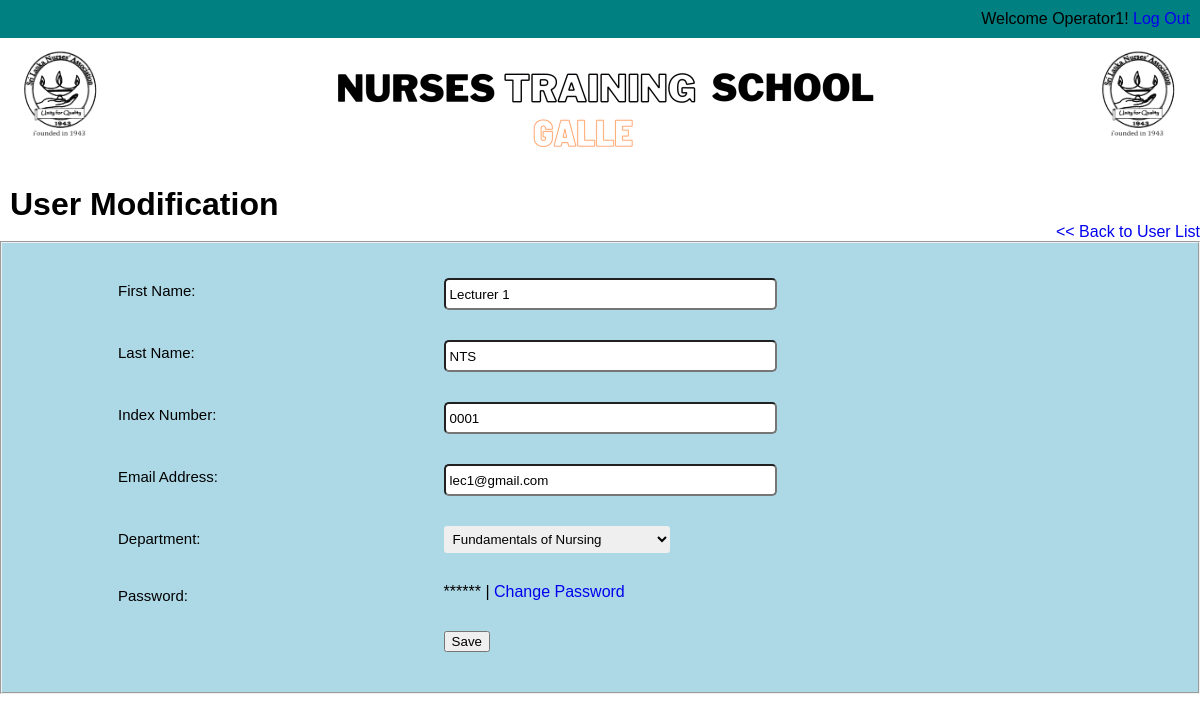
Page /modify-user.php?user_index=0001 (signed in) on the committed database.
### tables this page shows
CREATE TABLE `user` (
  `index_no` varchar(6) NOT NULL,
  `type` varchar(8) NOT NULL,
  `first_name` varchar(50) NOT NULL,
  `last_name` varchar(100) NOT NULL,
  `NIC` char(10) DEFAULT NULL,
  `batch` int(4) NOT NULL,
  `email` varchar(100) NOT NULL,
  `password` varchar(200) NOT NULL,
  `last_login` datetime NOT NULL,
  `is_deleted` tinyint(1) NOT NULL,
  `profile_picture_dir` varchar(255) NOT NULL
);

CREATE TABLE `department` (
  `department_code` int(10) NOT NULL,
  `department_name` varchar(50) NOT NULL
);

### Model/modify-userdb.php (called while the page is built, shortened)
<?php include_once('Controller/usercontroller.php'); ?>
<?php
	if (isset($_GET['user_index'])) {
		$user_index = mysqli_real_escape_string($connection, $_GET['user_index']);
		$query = "SELECT * FROM user WHERE index_no = '{$user_index}' LIMIT 1";
		$result_set = mysqli_query($connection, $query);
		if ($result_set) {
			if (mysqli_num_rows($result_set) == 1) {
				$result = mysqli_fetch_assoc($result_set);
				$first_name = $result['first_name'];
				$last_name = $result['last_name'];
				$index_no = $result['index_no'];
				$email = $result['email'];
				if (strlen($index_no) ==4) {
					$sql = "SELECT * FROM lecturers WHERE index_no = '{$index_no}' LIMIT 1";
					$rec = mysqli_query($connection, $sql);
					if (mysqli_num_rows($rec) == 1) {
						$new_rec = mysqli_fetch_assoc($rec);
						$dprtmnt = $new_rec['department'];
						$mysql ="SELECT * FROM department WHERE department_code = '{$dprtmnt}' LIMIT 1";
						$myrec = mysqli_query($connection, $mysql);
						$new_rec1 = mysqli_fetch_assoc($myrec);
						$department = $new_rec1['department_name'];
						$department = str_replace(" ", "_", $department);
					}
				}
		} else {
			header('Location: ../operator.php?err=query_failed');
		}
	}
}
 ?>

### Service/modify-user-service.php (called while the page is built, shortened)
<?php require_once('inc/dbconnection.php'); ?>
<?php require_once('Model/modify-userdb.php'); ?>

### modify-user.php (the view, shortened to what this page needs)
<?php include_once('Service/modify-user-service.php'); ?>
<!DOCTYPE html>
<html lang="en">
<head>
    <link rel="stylesheet" href="./style/style-header.css">
    <link rel="stylesheet" href="./css/modify-user.css">
</head>
<body>
    <header>
        <div class="logger">Welcome <?php echo $_SESSION['first_name']; ?>! <a href="logout.php">Log Out</a></div>
    </header>
    <div class="container">
        <div class="header">
            <?php include_once('header.php'); ?>
        </div>
    </div>
    <main>
        <h1>User Modification</h1>
        <div class="back"><span> <a href="operator.php">
                    << Back to User List</a> </span> </div>
        <fieldset>
            <form action="modify-user.php" method="post" class="userform">
                <p>
                    <label for="">First Name:</label>
                    <input type="text" name="first_name" <?php echo 'value="' . $first_name . '"'; ?>>
                </p>
                <p>
                    <label for="">Last Name:</label>
                    <input type="text" name="last_name" <?php echo 'value="' . $last_name . '"'; ?>>
                </p>
                <p>
                    <label for="">Index Number:</label>
                    <input type="text" name="index_no" <?php echo 'value="' . $index_no . '"'; ?>>
                </p>
                <p>
                    <label for="">Email Address:</label>
                    <input type="text" name="email" <?php echo 'value="' . $email . '"'; ?>>
                </p>
                <p <?php if (strlen($index_no) != 4) {
									echo "style = display:none; ";
								} ?>>
                    <label for="">Department:</label>
                    <select name="department" id="department"
                        style="border: black;border-radius: 3px;padding: 5px;padding-right: 20px;">
                        <?php $departments = array('Fundamentals_of_Nursing', 'Medical_Nursing', 'Surgical_Nursing', 'Maternal_&_Child_Care_Nursing', 'Management_&_Research');
									foreach ($departments as $dep) {
										$x = str_replace("_", " ", $dep);
										if ($department == $dep) {
											echo "<option value = {$dep} selected>{$x}</option>";
										} else {
											echo "<option value = {$dep}>{$x}</option>";
										}
									}
									?>
                    </select>
                </p>
                <p>
                    <label for="">Password:</label>
                    <span>******</span> | <a href="change-password.php?user_index=<?php echo $user_index; ?>">Change
                        Password</a>
                </p>
                <p>
                    <label for="">&nbsp;</label>
                    <button type="submit" name="submit">Save</button>
                </p>
            </form>
        </fieldset>
    </main>
</body>
</html>

### css/modify-user.css (style rules this page uses)
* { margin:0; text-decoration: none; font-family: 'Work Sans', sans-serif; }
header { background: #008080; overflow: auto; padding: 10px; }
.logger { float: right; }
.header { height: 100%; margin: 0; padding: 0; box-sizing: border-box; }
main h1 { margin: 10px 0px 0px 10px; }
main .back { text-align: right; }
fieldset { background: lightblue; }
fieldset p { margin: 30px 0px 30px 100px; }
fieldset p input { width: 30%; height: 20px; padding: 4px; border-radius: 5px; }
fieldset p label { width: 30%; float: left; font-size: 15px; padding: 4px; }

### rows in the picture
user: first_name "Lecturer 1", last_name "NTS", index_no "0001", email "lec1@gmail.com"
department: department "Fundamentals of Nursing"

### other values in the picture
$_SESSION['first_name'] "Operator1"
